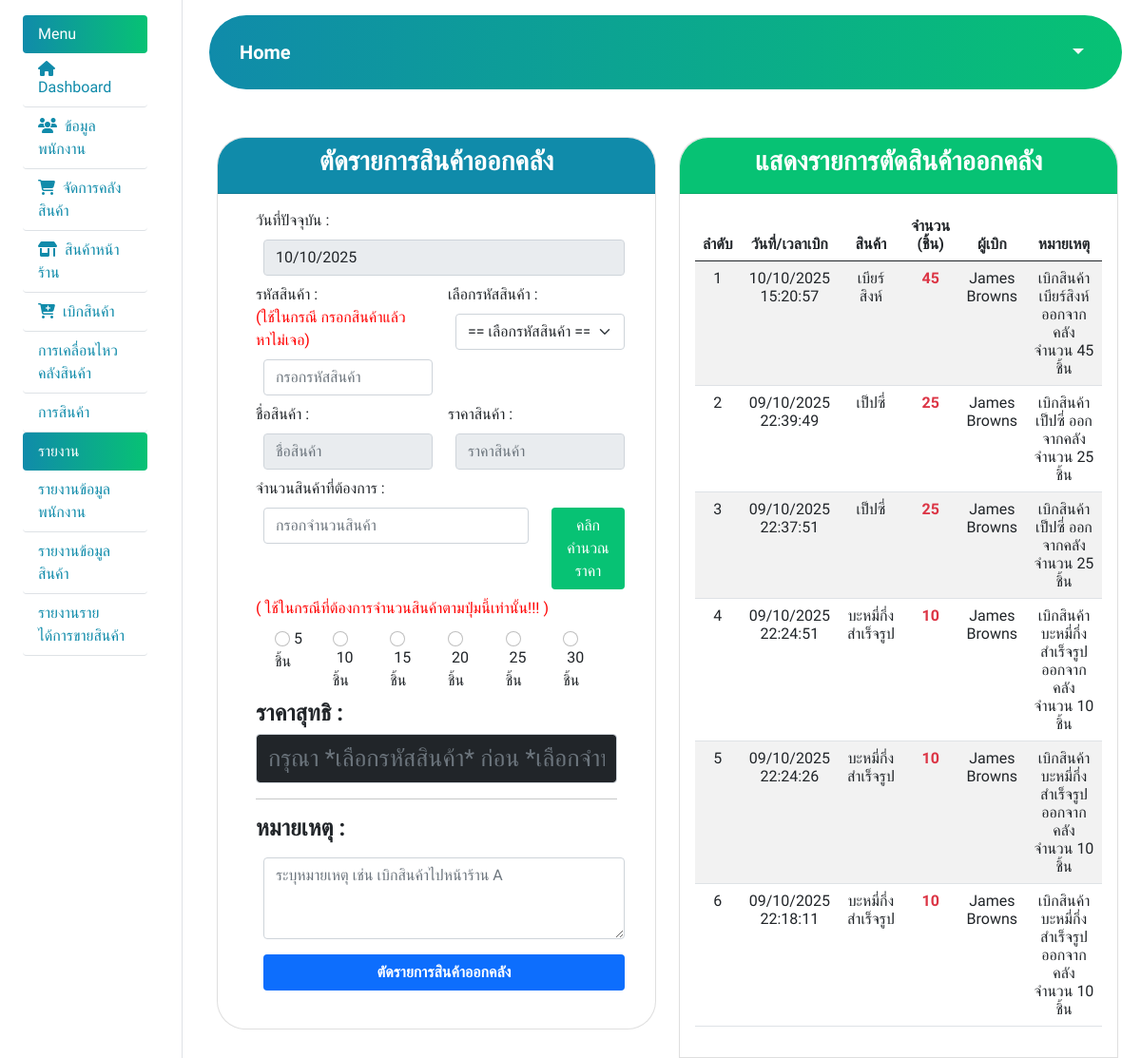
/src/admin/product/manageAll.php, run on an earlier commit of the app's database.
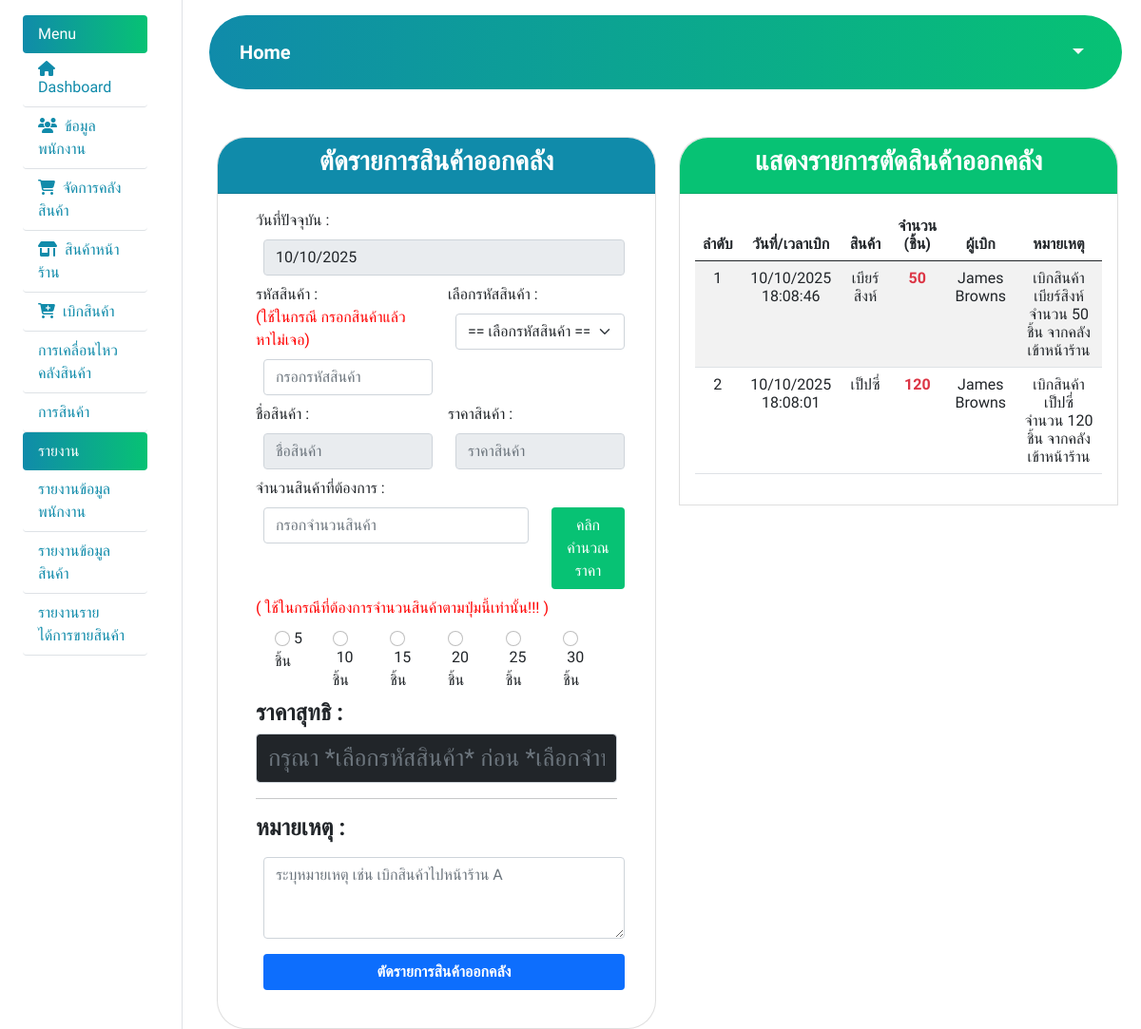
And on a later commit of the database.
### tables this page shows
CREATE TABLE `tb_stock_movement` (
  `movement_id` int(11) NOT NULL,
  `product_id` int(11) NOT NULL,
  `movement_type` varchar(100) DEFAULT NULL,
  `qty_signed` char(1) NOT NULL,
  `note` varchar(255) DEFAULT NULL,
  `user_id` int(11) NOT NULL,
  `created_at` datetime NOT NULL,
  `stock_qty` int(11) DEFAULT NULL
);

CREATE TABLE `tb_products` (
  `product_id` int(11) NOT NULL,
  `product_name` varchar(100) NOT NULL,
  `category_id` int(11) DEFAULT NULL,
  `cost_price` decimal(10,2) NOT NULL,
  `sell_price` decimal(10,2) NOT NULL,
  `is_active` enum('Available','Not Available') DEFAULT 'Available',
  `product_pic` varchar(100) DEFAULT NULL,
  `product_num` int(11) NOT NULL,
  `stock_qty` int(11) NOT NULL DEFAULT 0
);

CREATE TABLE `tb_users` (
  `user_id` int(11) NOT NULL,
  `name_user` varchar(100) NOT NULL,
  `sname_user` varchar(100) NOT NULL,
  `tel` varchar(10) NOT NULL,
  `username` varchar(50) NOT NULL,
  `password` varchar(50) NOT NULL,
  `role_id` int(11) DEFAULT NULL
);

### src/admin/product/manageForm.php (the view, shortened to what this page needs)
<?php
include $_SERVER['DOCUMENT_ROOT'] . '/project_assignment/include/config.inc.php';
$sql = "
    SELECT
        sm.created_at,
        sm.qty_signed,
        sm.note,
        p.product_name,
        u.name_user,
        u.sname_user
    FROM tb_stock_movement sm
    JOIN tb_products p ON sm.product_id = p.product_id
    JOIN tb_users u ON sm.user_id = u.user_id
    WHERE sm.movement_type IN ('เบิกสินค้า', 'เบิกออก')
    ORDER BY sm.created_at DESC
";
$stmt = $conn->prepare($sql);
$stmt->execute();
$result = $stmt->get_result();
?>
<div class="card" style="border-radius:30px 30px 0 0;">
    <div class="card-header" style="border-radius:30px 30px 0 0;background: #07c274;color: #fff;">
        <center><h3><b>แสดงรายการตัดสินค้าออกคลัง</b></h3></center>
    </div>
    <div class="card-body">
        <div class="table-responsive">
            <table class="table table-striped table-hover">
                <thead>
                    <tr align="center">
                        <th>ลำดับ</th>
                        <th>วันที่/เวลาเบิก</th>
                        <th>สินค้า</th>
                        <th>จำนวน (ชิ้น)</th>
                        <th>ผู้เบิก</th>
                        <th>หมายเหตุ</th>
                    </tr>
                </thead>
                <tbody>
                    <?php
                    $counter = 1;
                    if ($result->num_rows > 0):
                        while ($row = $result->fetch_assoc()):
                            $qty_match = [];
                            preg_match('/จำนวน (\d+) ชิ้น/', $row['note'], $qty_match);
                            $display_qty = $qty_match[1] ?? 'N/A';
                    ?>
                    <tr align="center">
                        <td><?= $counter++; ?></td>
                        <td><?= date('d/m/Y H:i:s', strtotime($row['created_at'])); ?></td>
                        <td><?= htmlspecialchars($row['product_name']); ?></td>
                        <td class="text-danger"><b><?= $display_qty; ?></b></td>
                        <td><?= htmlspecialchars($row['name_user'] . ' ' . $row['sname_user']); ?></td>
                        <td><?= htmlspecialchars($row['note']); ?></td>
                    </tr>
                    <?php
                        endwhile;
                    endif;
                    ?>
                </tbody>
            </table>
        </div>
    </div>
</div>

What changed in the data, as far as the page shows it:
removed tb_stock_movement: created_at "10/10/2025 15:20:57", product.product_name "เบียร์สิงห์", display_qty "45", user.sname_user "James Browns", note "เบิกสินค้า เบียร์สิงห์ ออกจากคลัง จำนวน 45 ชิ้น"
removed tb_stock_movement: created_at "09/10/2025 22:39:49", product.product_name "เป็ปซี่", display_qty "25", user.sname_user "James Browns", note "เบิกสินค้า เป็ปซี่ ออกจากคลัง จำนวน 25 ชิ้น"
removed tb_stock_movement: created_at "09/10/2025 22:37:51", product.product_name "เป็ปซี่", display_qty "25", user.sname_user "James Browns", note "เบิกสินค้า เป็ปซี่ ออกจากคลัง จำนวน 25 ชิ้น"
removed tb_stock_movement: created_at "09/10/2025 22:24:51", product.product_name "บะหมี่กึ่งสำเร็จรูป", display_qty "10", user.sname_user "James Browns", note "เบิกสินค้า บะหมี่กึ่งสำเร็จรูป ออกจากคลัง จำนวน 10 ชิ้น"
removed tb_stock_movement: created_at "09/10/2025 22:24:26", product.product_name "บะหมี่กึ่งสำเร็จรูป", display_qty "10", user.sname_user "James Browns", note "เบิกสินค้า บะหมี่กึ่งสำเร็จรูป ออกจากคลัง จำนวน 10 ชิ้น"
removed tb_stock_movement: created_at "09/10/2025 22:18:11", product.product_name "บะหมี่กึ่งสำเร็จรูป", display_qty "10", user.sname_user "James Browns", note "เบิกสินค้า บะหมี่กึ่งสำเร็จรูป ออกจากคลัง จำนวน 10 ชิ้น"
added tb_stock_movement: created_at "10/10/2025 18:08:46", product.product_name "เบียร์สิงห์", display_qty "50", user.sname_user "James Browns", note "เบิกสินค้า เบียร์สิงห์ จำนวน 50 ชิ้น จากคลังเข้าหน้าร้าน"
added tb_stock_movement: created_at "10/10/2025 18:08:01", product.product_name "เป็ปซี่", display_qty "120", user.sname_user "James Browns", note "เบิกสินค้า เป็ปซี่ จำนวน 120 ชิ้น จากคลังเข้าหน้าร้าน"
